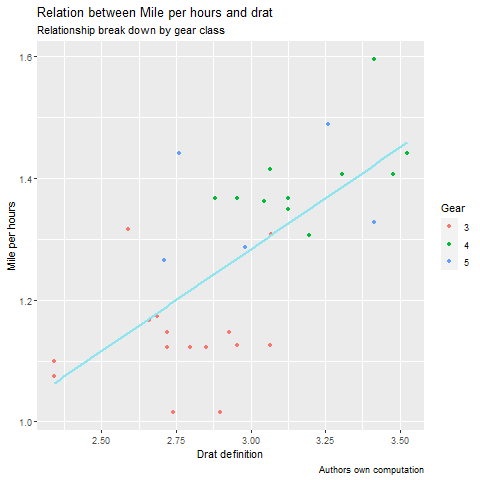

Write the R code that produced this figure.
library(ggplot2) 
        png(file = "scatterplotaxis.png")  
    
        new_graph<-ggplot(mtcars, aes(x = log(mpg), y = log(drat))) +geom_point(aes(color = factor(gear))) +  
          stat_smooth(method = "lm",col = "cadetblue2",se = FALSE,size = 1)  
       
        new_graph + labs(  
          x = "Drat definition",  
          y = "Mile per hours",  
          color = "Gear",  
          title = "Relation between Mile per hours and drat",  
          subtitle = "Relationship break down by gear class",  
          caption = "Authors own computation"  
        )  
        dev.off()  
        
        